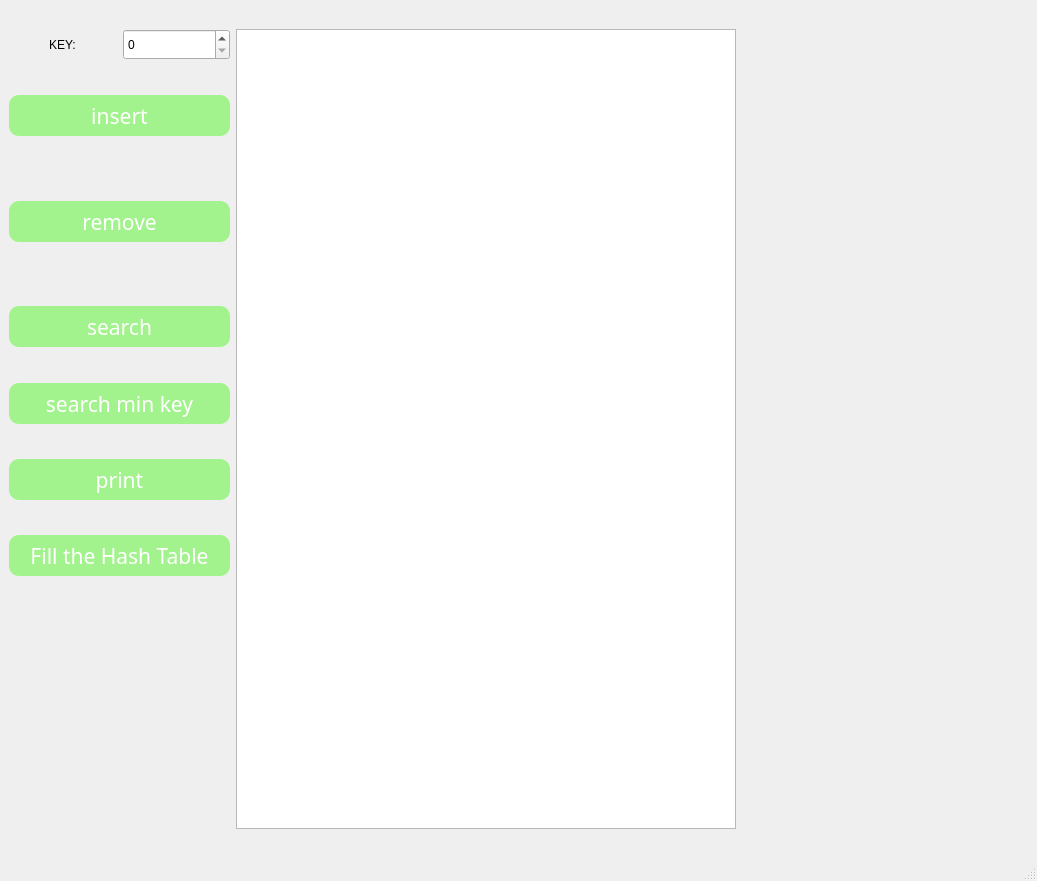
<?xml version="1.0" encoding="UTF-8"?>
<ui version="4.0">
 <class>MainWindow</class>
 <widget class="QMainWindow" name="MainWindow">
  <property name="geometry">
   <rect>
    <x>0</x>
    <y>0</y>
    <width>1037</width>
    <height>881</height>
   </rect>
  </property>
  <property name="minimumSize">
   <size>
    <width>100</width>
    <height>100</height>
   </size>
  </property>
  <property name="maximumSize">
   <size>
    <width>16777215</width>
    <height>16777215</height>
   </size>
  </property>
  <property name="windowTitle">
   <string>MainWindow</string>
  </property>
  <widget class="QWidget" name="centralwidget">
   <layout class="QGridLayout" name="gridLayout">
    <item row="0" column="0">
     <layout class="QFormLayout" name="formLayout">
      <item row="0" column="0">
       <layout class="QVBoxLayout" name="verticalLayout">
        <item>
         <layout class="QHBoxLayout" name="horizontalLayout">
          <item alignment="Qt::AlignHCenter">
           <widget class="QLabel" name="label_2">
            <property name="maximumSize">
             <size>
              <width>70</width>
              <height>50</height>
             </size>
            </property>
            <property name="text">
             <string>KEY:</string>
            </property>
           </widget>
          </item>
          <item>
           <widget class="QSpinBox" name="inBox">
            <property name="minimumSize">
             <size>
              <width>91</width>
              <height>31</height>
             </size>
            </property>
            <property name="readOnly">
             <bool>false</bool>
            </property>
            <property name="minimum">
             <number>0</number>
            </property>
            <property name="maximum">
             <number>100</number>
            </property>
           </widget>
          </item>
         </layout>
        </item>
        <item alignment="Qt::AlignHCenter|Qt::AlignVCenter">
         <widget class="QPushButton" name="On_insert">
          <property name="minimumSize">
           <size>
            <width>221</width>
            <height>41</height>
           </size>
          </property>
          <property name="maximumSize">
           <size>
            <width>221</width>
            <height>41</height>
           </size>
          </property>
          <property name="font">
           <font>
            <family>Futura</family>
            <pointsize>16</pointsize>
            <italic>false</italic>
            <fontweight>Medium</fontweight>
           </font>
          </property>
          <property name="styleSheet">
           <string notr="true">background-color: rgb(162, 243, 141);
color: rgb(255, 255, 255);
font: 500 16pt &quot;Futura&quot;;
border-radius: 10px;
padding: 6px;</string>
          </property>
          <property name="text">
           <string>insert</string>
          </property>
         </widget>
        </item>
        <item alignment="Qt::AlignHCenter|Qt::AlignVCenter">
         <widget class="QPushButton" name="On_remove">
          <property name="minimumSize">
           <size>
            <width>221</width>
            <height>41</height>
           </size>
          </property>
          <property name="maximumSize">
           <size>
            <width>221</width>
            <height>41</height>
           </size>
          </property>
          <property name="font">
           <font>
            <family>Futura</family>
            <pointsize>16</pointsize>
            <italic>false</italic>
            <fontweight>Medium</fontweight>
           </font>
          </property>
          <property name="styleSheet">
           <string notr="true">background-color: rgb(162, 243, 141);
color: rgb(255, 255, 255);
font: 500 16pt &quot;Futura&quot;;
border-radius: 10px;
padding: 6px;</string>
          </property>
          <property name="text">
           <string>remove</string>
          </property>
         </widget>
        </item>
        <item alignment="Qt::AlignHCenter|Qt::AlignVCenter">
         <widget class="QPushButton" name="On_search">
          <property name="minimumSize">
           <size>
            <width>221</width>
            <height>41</height>
           </size>
          </property>
          <property name="maximumSize">
           <size>
            <width>221</width>
            <height>41</height>
           </size>
          </property>
          <property name="font">
           <font>
            <family>Futura</family>
            <pointsize>16</pointsize>
            <italic>false</italic>
            <fontweight>Medium</fontweight>
           </font>
          </property>
          <property name="styleSheet">
           <string notr="true">background-color: rgb(162, 243, 141);
color: rgb(255, 255, 255);
font: 500 16pt &quot;Futura&quot;;
border-radius: 10px;
padding: 6px;</string>
          </property>
          <property name="text">
           <string>search</string>
          </property>
         </widget>
        </item>
        <item>
         <widget class="QPushButton" name="On_search_min">
          <property name="minimumSize">
           <size>
            <width>221</width>
            <height>41</height>
           </size>
          </property>
          <property name="maximumSize">
           <size>
            <width>221</width>
            <height>41</height>
           </size>
          </property>
          <property name="font">
           <font>
            <family>Futura</family>
            <pointsize>16</pointsize>
            <italic>false</italic>
            <fontweight>Medium</fontweight>
           </font>
          </property>
          <property name="styleSheet">
           <string notr="true">background-color: rgb(162, 243, 141);
color: rgb(255, 255, 255);
font: 500 16pt &quot;Futura&quot;;
border-radius: 10px;
padding: 6px;
</string>
          </property>
          <property name="text">
           <string>search min key</string>
          </property>
         </widget>
        </item>
        <item alignment="Qt::AlignHCenter|Qt::AlignVCenter">
         <widget class="QPushButton" name="On_print">
          <property name="minimumSize">
           <size>
            <width>221</width>
            <height>41</height>
           </size>
          </property>
          <property name="maximumSize">
           <size>
            <width>221</width>
            <height>41</height>
           </size>
          </property>
          <property name="font">
           <font>
            <family>Futura</family>
            <pointsize>16</pointsize>
            <italic>false</italic>
            <fontweight>Medium</fontweight>
           </font>
          </property>
          <property name="styleSheet">
           <string notr="true">background-color: rgb(162, 243, 141);
color: rgb(255, 255, 255);
font: 500 16pt &quot;Futura&quot;;
border-radius: 10px;
padding: 6px;</string>
          </property>
          <property name="text">
           <string>print</string>
          </property>
         </widget>
        </item>
        <item>
         <widget class="QPushButton" name="On_Fill">
          <property name="minimumSize">
           <size>
            <width>221</width>
            <height>41</height>
           </size>
          </property>
          <property name="maximumSize">
           <size>
            <width>221</width>
            <height>41</height>
           </size>
          </property>
          <property name="font">
           <font>
            <family>Futura</family>
            <pointsize>16</pointsize>
            <italic>false</italic>
            <fontweight>Medium</fontweight>
           </font>
          </property>
          <property name="styleSheet">
           <string notr="true">background-color: rgb(162, 243, 141);
color: rgb(255, 255, 255);
font: 500 16pt &quot;Futura&quot;;
border-radius: 10px;
padding: 6px;</string>
          </property>
          <property name="text">
           <string>Fill the Hash Table</string>
          </property>
         </widget>
        </item>
       </layout>
      </item>
      <item row="0" column="1">
       <widget class="QPlainTextEdit" name="plainTextEdit">
        <property name="maximumSize">
         <size>
          <width>500</width>
          <height>800</height>
         </size>
        </property>
       </widget>
      </item>
     </layout>
    </item>
   </layout>
  </widget>
  <widget class="QStatusBar" name="statusbar"/>
 </widget>
 <resources/>
 <connections/>
</ui>
